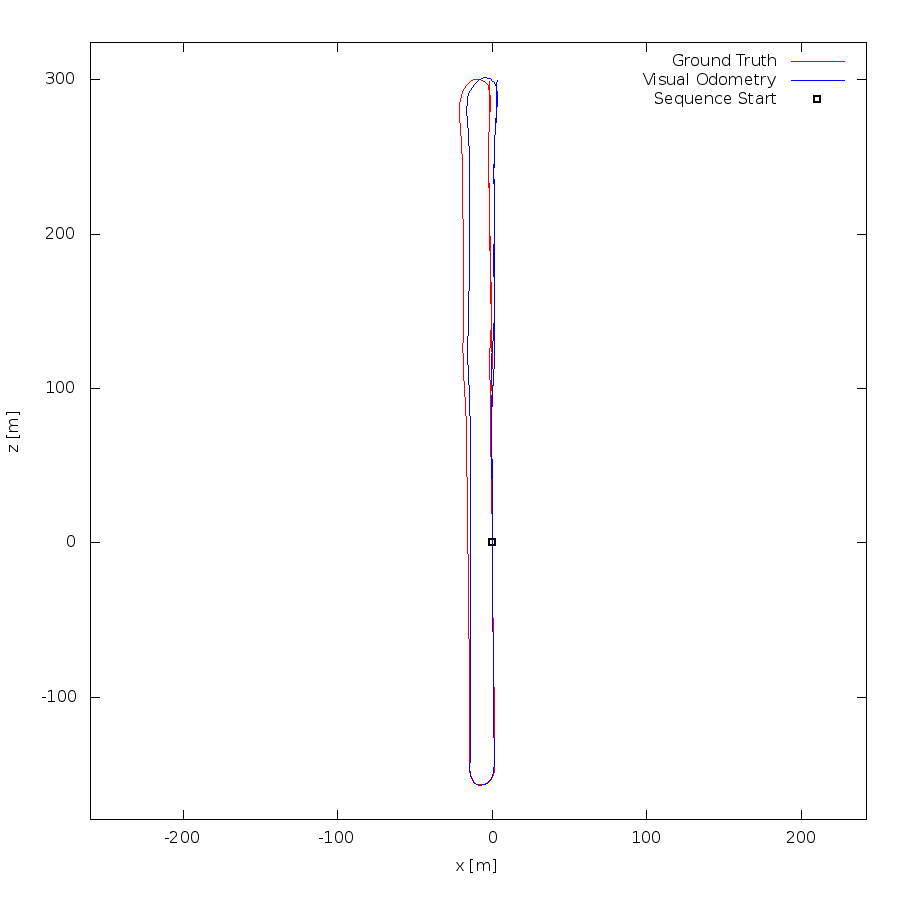

Generate this figure with gnuplot:
set term postscript eps enhanced color
set output "06.eps"
set size ratio -1
set xrange [-260:242]
set yrange [-179:324]
set xlabel "x [m]"
set ylabel "z [m]"
plot "06.txt" using 1:2 lc rgb "#FF0000" title 'Ground Truth' w lines,"06.txt" using 3:4 lc rgb "#0000FF" title 'Visual Odometry' w lines,"< head -1 06.txt" using 1:2 lc rgb "#000000" pt 4 ps 1 lw 2 title 'Sequence Start' w points
